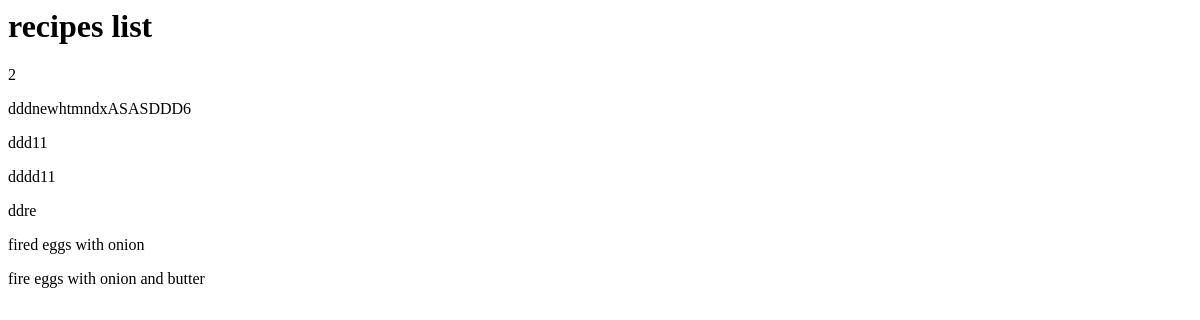
Page /recipes/list/ (signed in) on the earlier database version.
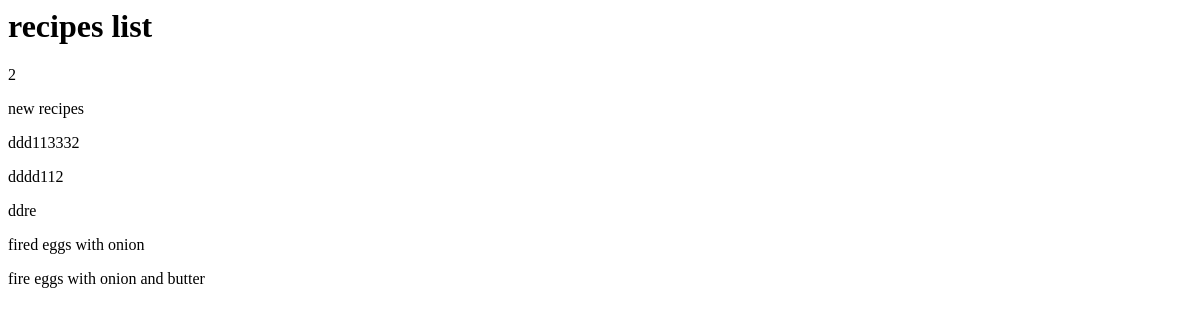
Same page on the later database version.
### recipes/models.py (models this page shows, shortened)
class Recipe(models.Model):
    user = models.ForeignKey(settings.AUTH_USER_MODEL, on_delete=models.CASCADE)
    name = models.CharField(max_length=220)
    description = models.TextField(blank=True, null=True)
    direction = models.TextField(blank=True, null=True)
    timestamp = models.DateTimeField(auto_now_add=True)
    updated = models.DateTimeField(auto_now=True)
    active = models.BooleanField(default=True)

### recipes/views.py (the view)
# urls.py: path('list/',views.recipe_list_view, name='list'),
@login_required
def recipe_list_view(request):
    qs = Recipe.objects.filter(user=request.user)
    context = {
        'object_list': qs
    }
    return render(request, 'recipes/list.html', context)

### recipes/templates/recipes/list.html
<h1>recipes list</h1>
{{object_list.count}}
{% for i in object_list %}
    <p>{{ i.name }}</p>
    <p>{{ i.description }}</p>
    <p>{{ i.direction }}</p>
{% endfor %}

Differences in the rows shown:
changed Recipe: name "dddnewhtmndxASASDDD6" → "new recipes"; description "ddd11" → "ddd113332"; direction "dddd11" → "dddd112"
